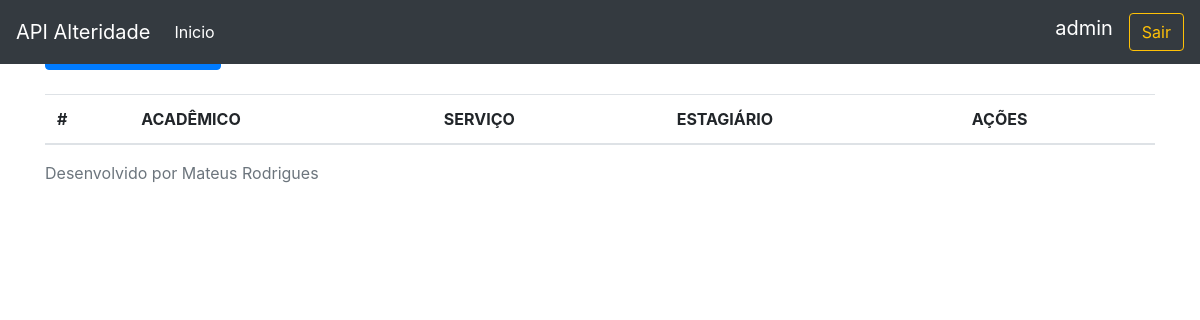
The app's page /agendamento/ (signed in), older data.
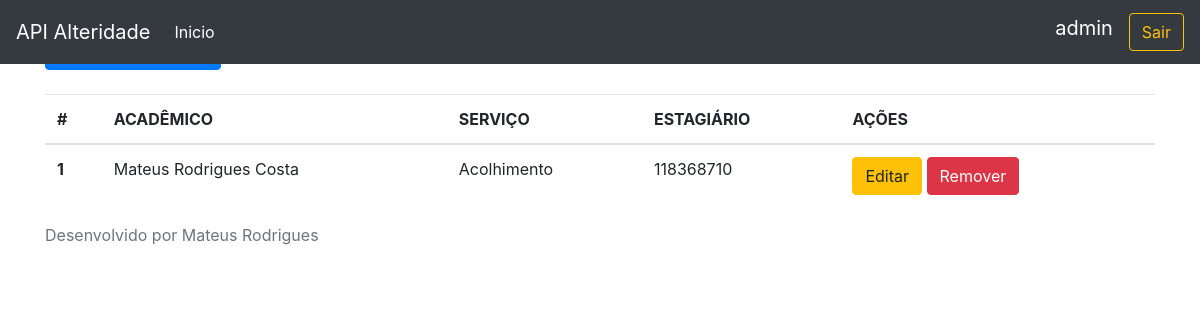
The same page, newer data.
### alteridade/models.py (models this page shows, shortened)
class Agendamento(models.Model):
    academico = models.ForeignKey(Academico, on_delete=models.PROTECT)
    servico = models.ForeignKey(Servico, on_delete=models.PROTECT)
    recurso = models.ForeignKey(Recurso, on_delete=models.PROTECT, null=True,blank=True)
    estagiario = models.ForeignKey(Estagiario, on_delete=models.PROTECT)
    data = models.DateField()
    horario = models.TimeField()
    frequenciaAcademico = models.IntegerField(null=True)
    frequenciaEstagiario = models.IntegerField(null=True)

class Academico(models.Model):
    cgu = models.CharField(max_length=9, unique=True,null=True,blank=True)
    nome = models.CharField(max_length=120)
    dataNascimento = models.DateField(null=True,blank=True)
    sexo = models.CharField(max_length=2,null=True, blank=True)
    naturalidade = models.CharField(max_length=30,null=True,blank=True)
    telefone = models.CharField(max_length=11, null=True, blank=True)
    celular = models.CharField(max_length=11, null=True, blank=True)
    email = models.EmailField(unique=True,null=True,blank=True)
    curso = models.ForeignKey(Curso, on_delete=models.PROTECT, null=False)
    turno = models.CharField(max_length=20,null=True,blank=True)
    disponibilidadeAtendimento = models.CharField(max_length=50, null=True, blank=True)
    motivo = models.CharField(max_length=200, null=True, blank=True)
    observacoes = models.CharField(max_length=100, null=True, blank=True)
    vinculo = models.CharField(max_length=45, null=True, blank=True)
    tipoDeficiencia = models.ForeignKey(TipoDeficiencia, on_delete=models.PROTECT, null=True,blank=True)

class Servico(models.Model):
    nome = models.CharField(max_length=120)
    descricao = models.CharField(max_length=120)
    categoria = models.ForeignKey(Categoria, on_delete=models.PROTECT, related_name='servico')

class Estagiario(models.Model):
    nome = models.CharField(max_length=120, default=False)
    cgu = models.CharField(max_length=11, default=False, unique=True)
    cpf = models.CharField(max_length=11, default=False, unique=True)
    telefone = models.CharField(max_length=12, default=False)
    tipoEstagiario = models.IntegerField()
    diasAtendimento = models.ManyToManyField(DiasAtendimento, default='')

### alteridade/views.py (the view)
# urls.py: path('agendamento/',listaAgendamento,name='lista_agendamento'),
@login_required
def listaAgendamento(request):
    agendamentos= Agendamento.objects.all()
    return render(request,'listaAgendamento.html',context={'agendamentos':agendamentos})

### alteridade/templates/listaAgendamento.html
{% extends 'base.html' %}
{% block conteudo %}
<mat-card>
    <mat-card-header><h5 class="text-center">Lista de Agendamentos</h5></mat-card-header>
</mat-card>
<a class="btn btn-primary" role='button' href='/agendamento/add'>Novo Agendamento</a>
    <br />
    <br />
    <table class="table">
        <thead>
            <tr>
                <th scope="col">#</th>
                <th scope="col">ACADÊMICO</th>
                <th scope="col">SERVIÇO</th>
                <th scope="col">ESTAGIÁRIO</th>
                <th scope="col">AÇÕES</th>
            </tr>
        </thead>
        <tbody>
            {% for a in agendamentos %}
                <tr>
                    <th scope="row">{{ a.pk }}</th>
                    <td>{{ a.academico.nome }}</td>
                    <td>{{a.servico.nome}}</td>
                    <td>{{a.estagiario.cgu}}</td>
                    <td>
                        <a href="/agendamento/editar/{{a.pk}}" class="btn btn-warning" >Editar</a>
                        <a href="/agendamento/excluir/{{a.pk}}" class="btn btn-danger" >Remover</a>
                    </td>
                </tr>
            {% endfor %}
        </tbody>
    </table>
{% endblock %}

Row changes from the older to the newer data that the page shows:
added Agendamento: pk "1", academico.nome "Mateus Rodrigues Costa", servico.nome "Acolhimento", estagiario.cgu "118368710"
